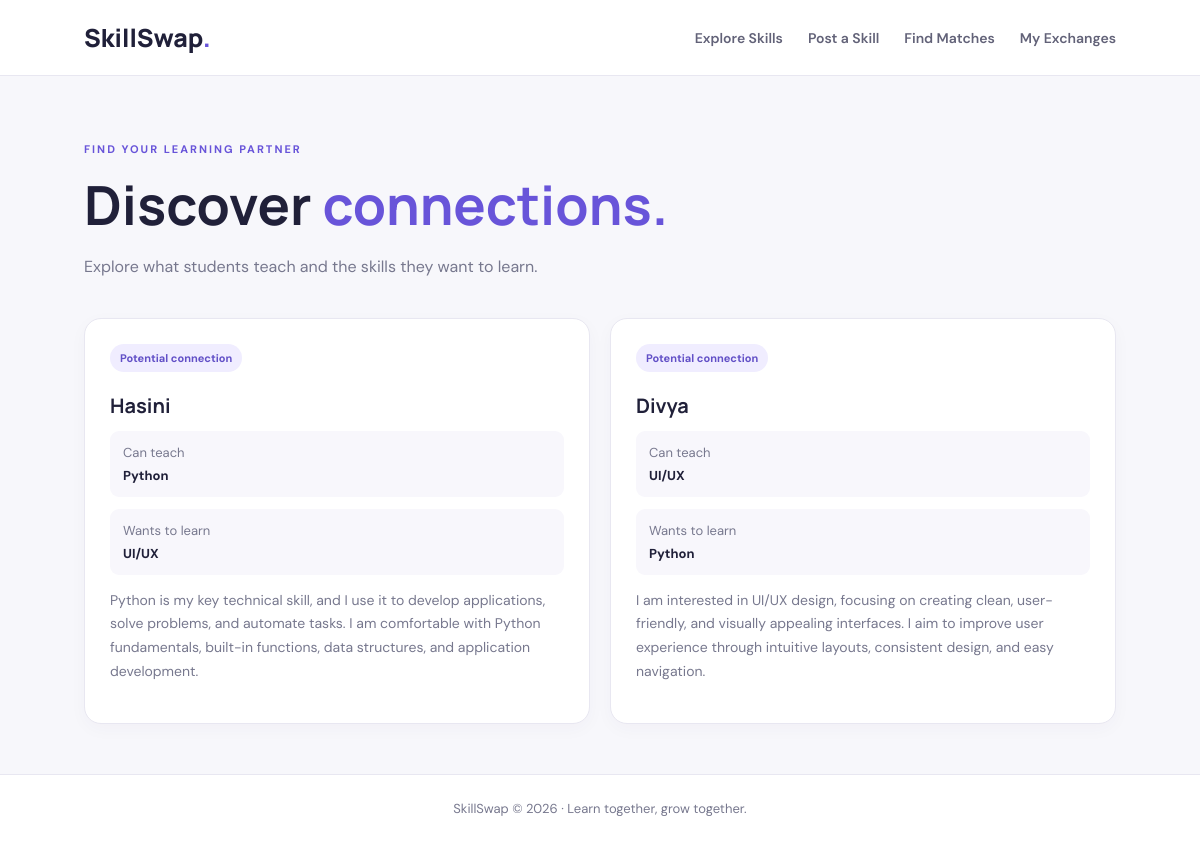
Screenshot of /matches with the database file from the repository.
### tables this page shows
CREATE TABLE skills (
            id INTEGER PRIMARY KEY AUTOINCREMENT,
            student_name TEXT NOT NULL,
            teach_skill TEXT NOT NULL,
            learn_skill TEXT NOT NULL,
            description TEXT
        );

### app.py (the view)
@app.route("/matches")
def matches():
    conn = get_db()
    skills = conn.execute(
        "SELECT * FROM skills ORDER BY teach_skill"
    ).fetchall()
    conn.close()
    return render_template("matches.html", skills=skills)

### app.py (called while the page is built)
def get_db():
    conn = sqlite3.connect(DATABASE)
    conn.row_factory = sqlite3.Row
    return conn

### templates/matches.html (shortened to what this page needs)
{% extends "base.html" %}
{% block content %}
<section class="page-header">
    <p class="eyebrow">FIND YOUR LEARNING PARTNER</p>
    <h1>Discover <span>connections.</span></h1>
    <p>Explore what students teach and the skills they want to learn.</p>
</section>
<div class="skills-grid">
    {% for skill in skills %}
    <article class="skill-card">
        <span class="tag">Potential connection</span>
        <h3>{{ skill['student_name'] }}</h3>
        <div class="exchange-info">
            <span>Can teach</span>
            <strong>{{ skill['teach_skill'] }}</strong>
        </div>
        <div class="exchange-info">
            <span>Wants to learn</span>
            <strong>{{ skill['learn_skill'] }}</strong>
        </div>
        <p class="description">{{ skill['description'] or 'Open to a skill exchange.' }}</p>
    </article>
    {% else %}
    <div class="empty-state">
        <h3>No matches to explore yet</h3>
        <p>Post a skill to start building the community.</p>
        <a class="btn" href="/post">Post a Skill</a>
    </div>
    {% endfor %}
</div>
{% endblock %}

### static/style.css (style rules this page uses)
:root { --background: #f7f7fb; --text: #202039; --muted: #77788e; --primary: #6854d9; --border: #e8e7f1; }
* { box-sizing: border-box; }
body { margin: 0; background: var(--background); color: var(--text); font-family: 'DM Sans', sans-serif; }
.logo span, h1 span { color: var(--primary); }
.eyebrow { color: var(--primary); font-size: 11px; font-weight: 700; letter-spacing: 2px; }
h1, h2, h3 { font-family: 'Manrope', sans-serif; }
h1 { font-size: clamp(34px, 5vw, 54px); line-height: 1.2; margin: 16px 0; }
.hero-text, .page-header > p:last-child { max-width: 570px; line-height: 1.8; color: var(--muted); }
.skills-grid { display: grid; grid-template-columns: repeat(auto-fit, minmax(240px, 1fr)); gap: 20px; padding-bottom: 50px; }
.skill-card { background: white; padding: 25px; border: 1px solid var(--border); border-radius: 17px; box-shadow: 0 5px 18px #30236b08; }
.tag { display: inline-block; color: #6250c7; background: #f0edff; padding: 7px 10px; border-radius: 20px; font-size: 11px; font-weight: 700; }
.skill-card h3 { font-size: 20px; margin-bottom: 10px; }
.description { color: var(--muted); line-height: 1.7; font-size: 14px; }
.exchange-info { background: #f8f7fc; padding: 13px; margin-top: 12px; border-radius: 9px; display: flex; flex-direction: column; gap: 6px; font-size: 13px; }
.exchange-info span { color: var(--muted); }
.page-header { padding: 55px 0 20px; }

### rows the page displays
skills: student_name "Hasini", teach_skill "Python", learn_skill "UI/UX", description "Python is my key technical skill, and I use it to develop applications, solve problems, and automate tasks. I am comfortable with Python fundamentals, built-in functions, data structures, and application development."
skills: student_name "Divya", teach_skill "UI/UX", learn_skill "Python", description "I am interested in UI/UX design, focusing on creating clean, user-friendly, and visually appealing interfaces. I aim to improve user experience through intuitive layouts, consistent design, and easy navigation."
